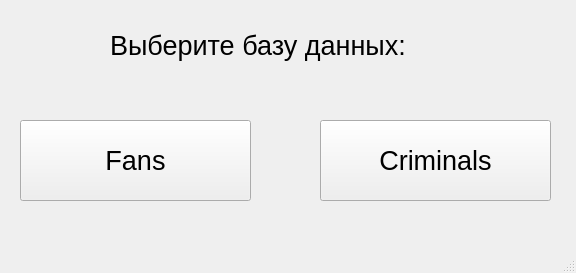
<?xml version="1.0" encoding="UTF-8"?>
<ui version="4.0">
 <class>MainWindow</class>
 <widget class="QMainWindow" name="MainWindow">
  <property name="geometry">
   <rect>
    <x>0</x>
    <y>0</y>
    <width>576</width>
    <height>273</height>
   </rect>
  </property>
  <property name="windowTitle">
   <string>MainWindow</string>
  </property>
  <widget class="QWidget" name="centralwidget">
   <widget class="QLabel" name="label">
    <property name="geometry">
     <rect>
      <x>110</x>
      <y>20</y>
      <width>351</width>
      <height>51</height>
     </rect>
    </property>
    <property name="font">
     <font>
      <pointsize>20</pointsize>
     </font>
    </property>
    <property name="text">
     <string>Выберите базу данных:</string>
    </property>
   </widget>
   <widget class="QPushButton" name="pushButton">
    <property name="geometry">
     <rect>
      <x>20</x>
      <y>120</y>
      <width>231</width>
      <height>81</height>
     </rect>
    </property>
    <property name="font">
     <font>
      <pointsize>20</pointsize>
     </font>
    </property>
    <property name="text">
     <string>Fans</string>
    </property>
   </widget>
   <widget class="QPushButton" name="pushButton_2">
    <property name="geometry">
     <rect>
      <x>320</x>
      <y>120</y>
      <width>231</width>
      <height>81</height>
     </rect>
    </property>
    <property name="font">
     <font>
      <pointsize>20</pointsize>
     </font>
    </property>
    <property name="text">
     <string>Criminals</string>
    </property>
   </widget>
  </widget>
  <widget class="QMenuBar" name="menubar">
   <property name="geometry">
    <rect>
     <x>0</x>
     <y>0</y>
     <width>576</width>
     <height>25</height>
    </rect>
   </property>
  </widget>
  <widget class="QStatusBar" name="statusbar"/>
 </widget>
 <resources/>
 <connections/>
</ui>
